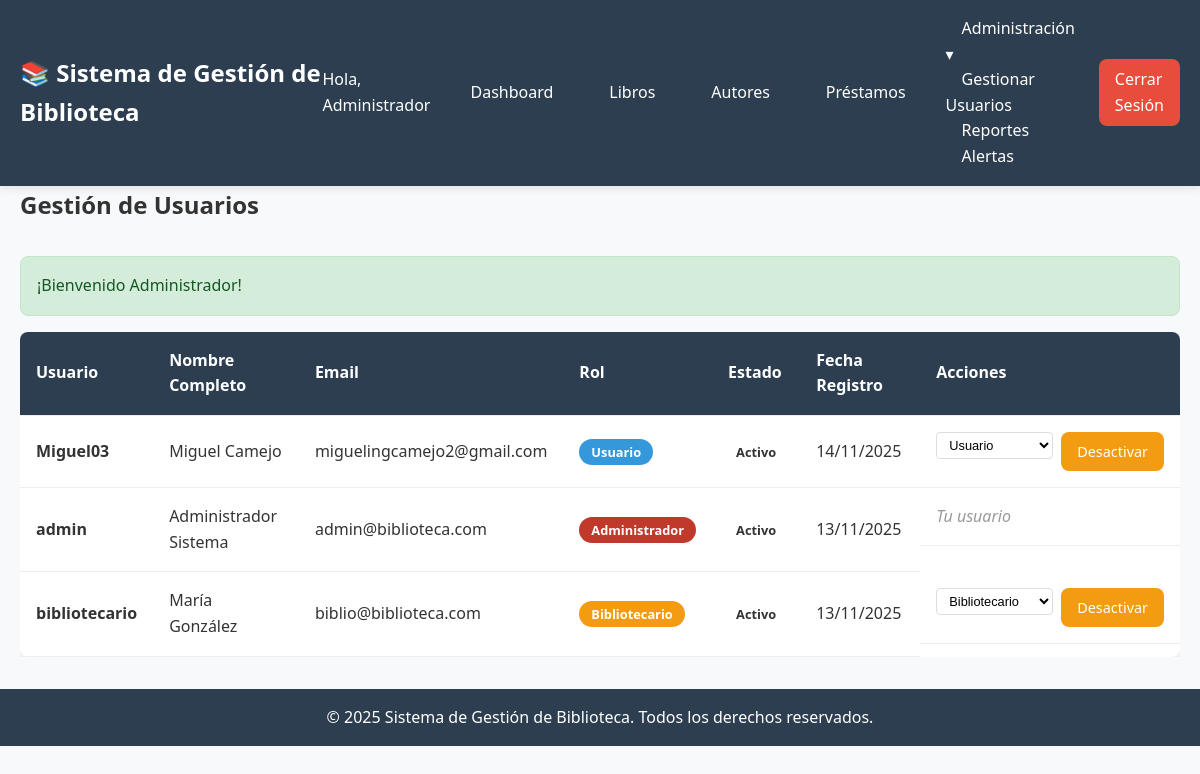
The app's page /index.php?action=manageUsers (signed in) with its own data.
### tables this page shows
CREATE TABLE `users` (
  `id` int(11) NOT NULL,
  `username` varchar(50) NOT NULL,
  `email` varchar(100) NOT NULL,
  `password_hash` varchar(255) NOT NULL,
  `first_name` varchar(50) NOT NULL,
  `last_name` varchar(50) NOT NULL,
  `role` enum('admin','librarian','user') DEFAULT 'user',
  `is_active` tinyint(1) DEFAULT 1,
  `created_at` timestamp NOT NULL DEFAULT current_timestamp(),
  `updated_at` timestamp NOT NULL DEFAULT current_timestamp() ON UPDATE current_timestamp()
);

### app/controllers/AdminController.php (called while the page is built, shortened)
<?php
class AdminController {
    private $userModel;
    public function __construct($database) {
        $this->userModel = new UserModel($database);
    }
    public function manageUsers() {
        $search = $_GET['search'] ?? '';
        if (!empty($search)) {
            $users = $this->userModel->searchUsers($search);
            $totalUsers = count($users);
        } else {
            $users = $this->userModel->getAllUsers();
        }
        require_once '../app/views/admin/users.php';
    }
}
?>

### app/models/UserModel.php (called while the page is built, shortened)
<?php
class UserModel {
    private $dbConnection;
    private $tableName = 'users';
    public function __construct($database) {
        $this->dbConnection = $database;
    }
    public function getAllUsers() {
        $query = "SELECT id, username, email, first_name, last_name, role, is_active, created_at
                 FROM " . $this->tableName . "
                 ORDER BY created_at DESC";
        $statement = $this->dbConnection->prepare($query);
        $statement->execute();
        return $statement->fetchAll(PDO::FETCH_ASSOC);
    }
}
?>

### app/views/admin/users.php (the view, shortened to what this page needs)
<?php require_once '../app/views/layout/header.php'; ?>
<div class="users-management">
    <div class="page-header">
        <h2>Gestión de Usuarios</h2>
    </div>
    <?php if (isset($_SESSION['success'])): ?>
        <div class="alert alert-success">
            <?php echo $_SESSION['success']; unset($_SESSION['success']); ?>
        </div>
    <?php endif; ?>
    <div class="users-list">
        <?php if (empty($users)): ?>
            <div class="no-data">
                <p>No hay usuarios registrados en el sistema.</p>
            </div>
        <?php else: ?>
            <div class="table-responsive">
                <table class="data-table">
                    <thead>
                        <tr>
                            <th>Usuario</th>
                            <th>Nombre Completo</th>
                            <th>Email</th>
                            <th>Rol</th>
                            <th>Estado</th>
                            <th>Fecha Registro</th>
                            <th>Acciones</th>
                        </tr>
                    </thead>
                    <tbody>
                        <?php foreach ($users as $user): ?>
                            <tr>
                                <td>
                                    <strong><?php echo htmlspecialchars($user['username']); ?></strong>
                                </td>
                                <td><?php echo htmlspecialchars($user['first_name'] . ' ' . $user['last_name']); ?></td>
                                <td><?php echo htmlspecialchars($user['email']); ?></td>
                                <td>
                                    <span class="role-badge role-<?php echo $user['role']; ?>">
                                        <?php
                                        $roleLabels = [
                                            'admin' => 'Administrador',
                                            'librarian' => 'Bibliotecario',
                                            'user' => 'Usuario'
                                        ];
                                        echo $roleLabels[$user['role']] ?? $user['role'];
                                        ?>
                                    </span>
                                </td>
                                <td>
                                    <span class="status-badge <?php echo $user['is_active'] ? 'active' : 'inactive'; ?>">
                                        <?php echo $user['is_active'] ? 'Activo' : 'Inactivo'; ?>
                                    </span>
                                </td>
                                <td><?php echo date('d/m/Y', strtotime($user['created_at'])); ?></td>
                                <td class="actions">
                                    <?php if ($user['id'] != $_SESSION['user_id']): ?>
                                        <form method="POST" action="index.php?action=updateUserRole" class="inline-form">
                                            <select name="role" onchange="this.form.submit()" class="role-select">
                                                <option value="user" <?php echo $user['role'] === 'user' ? 'selected' : ''; ?>>Usuario</option>
                                                <option value="librarian" <?php echo $user['role'] === 'librarian' ? 'selected' : ''; ?>>Bibliotecario</option>
                                            </select>
                                        </form>
                                        <?php if ($user['is_active']): ?>
                                            <a href="index.php?action=toggleUserStatus&id=<?php echo $user['id']; ?>&action=deactivate"
                                               class="btn btn-warning btn-sm"
                                               onclick="return confirm('¿Desactivar este usuario?')">Desactivar</a>
                                        <?php else: ?>
                                            <a href="index.php?action=toggleUserStatus&id=<?php echo $user['id']; ?>&action=activate"
                                               class="btn btn-success btn-sm"
                                               onclick="return confirm('¿Activar este usuario?')">Activar</a>
                                        <?php endif; ?>
                                    <?php else: ?>
                                        <span class="text-muted">Tu usuario</span>
                                    <?php endif; ?>
                                </td>
                            </tr>
                        <?php endforeach; ?>
                    </tbody>
                </table>
            </div>
        <?php endif; ?>
    </div>
</div>
<?php require_once '../app/views/layout/footer.php'; ?>

### public/assets/css/style.css (style rules this page uses)
:root { --primary-color: #2c3e50; --secondary-color: #3498db; --accent-color: #e74c3c; --success-color: #27ae60; --warning-color: #f39c12; --danger-color: #c0392b; --light-color: #ecf0f1; --dark-color: #2c3e50; --text-color: #333; --border-radius: 8px; --box-shadow: 0 2px 10px rgba(0,0,0,0.1); }
* { margin: 0; padding: 0; box-sizing: border-box; }
body { font-family: 'Segoe UI', Tahoma, Geneva, Verdana, sans-serif; line-height: 1.6; color: var(--text-color); background-color: #f8f9fa; }
.btn { display: inline-block; padding: 0.75rem 1.5rem; border: none; border-radius: var(--border-radius); font-size: 1rem; cursor: pointer; text-decoration: none; text-align: center; transition: all 0.3s; }
.btn-warning { background-color: var(--warning-color); color: white; }
.alert { padding: 1rem; border-radius: var(--border-radius); margin-bottom: 1rem; }
.alert-success { background-color: #d4edda; color: #155724; border: 1px solid #c3e6cb; }
.page-header { display: flex; justify-content: space-between; align-items: center; margin-bottom: 2rem; }
.page-header h2 { margin: 0; }
.table-responsive { overflow-x: auto; }
.data-table { width: 100%; border-collapse: collapse; background: white; border-radius: var(--border-radius); overflow: hidden; box-shadow: var(--box-shadow); }
.data-table th, .data-table td { padding: 1rem; text-align: left; border-bottom: 1px solid #eee; }
.data-table th { background-color: var(--primary-color); color: white; font-weight: 600; }
.status-badge { padding: 0.25rem 0.5rem; border-radius: 20px; font-size: 0.8rem; font-weight: bold; }
.actions { display: flex; gap: 0.5rem; }
.btn-sm { padding: 0.5rem 1rem; font-size: 0.9rem; }
.role-badge { padding: 0.25rem 0.75rem; border-radius: 20px; font-size: 0.8rem; font-weight: bold; }
.role-admin { background: var(--danger-color); color: white; }
.role-librarian { background: var(--warning-color); color: white; }
.role-user { background: var(--secondary-color); color: white; }
.inline-form { display: inline; }
.role-select { padding: 0.25rem 0.5rem; border: 1px solid #ddd; border-radius: 4px; font-size: 0.8rem; background: white; }
.text-muted { color: #999; font-style: italic; }

### records on screen
users: username "Miguel03", first_name+last_name "Miguel Camejo", email "miguelingcamejo2@gmail.com", role "Usuario", is_active "Activo", created_at "14/11/2025"
users: username "admin", first_name+last_name "Administrador Sistema", email "admin@biblioteca.com", role "Administrador", is_active "Activo", created_at "13/11/2025", shows "Tu usuario"
users: username "bibliotecario", first_name+last_name "María González", email "biblio@biblioteca.com", role "Bibliotecario", is_active "Activo", created_at "13/11/2025"

### other values on screen
APP_NAME "Sistema de Gestión de Biblioteca"
$_SESSION['first_name'] "Administrador"
$_SESSION['success'] "¡Bienvenido Administrador!"
